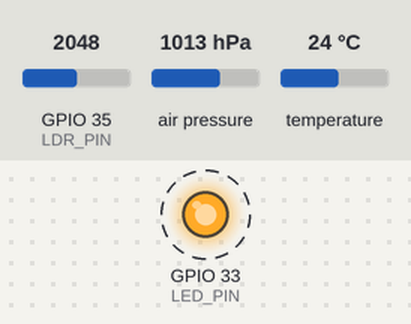
Simulated run of this sketch. Board: ESP32. Parts: output pins drawn as LEDs (lit = HIGH). Dashed ring = blinking. The test bench sets the inputs (shaded band); at power-on: GPIO 35 (LDR_PIN) = 2048, air pressure 1013 hPa, temperature 24 °C. Storage starts empty; what the sketch prints to the serial monitor is not drawn.

Above: at 0.5 s.
Timing chart, 0 to 4.6 s (numbered marks = the images above):
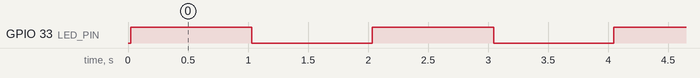

The sketch:

SD.ino
```cpp
#include "FS.h"
#include "SD.h"
#include "SPI.h"
#include "Adafruit_BMP280.h"

#define LED_PIN 33
#define LDR_PIN 35


File readings;
Adafruit_BMP280 bmp;
char recorder [80];

void setup() {

  pinMode(LED_PIN, OUTPUT);
  Serial.begin(115200);
  bmp.begin(0x76);

  if(SD.begin()){
    Serial.println("Card mounted failed");
    return;
  }


}

void loop() {

  sprintf(recorder, "%6.2f, %3.2f, %d",
    bmp.readPressure(),
    bmp.readTemperature(),
    analogRead(LDR_PIN)
  );

  digitalWrite(LED_PIN, HIGH);
    readings = SD.open("/lecturas_sensor.csv", FILE_APPEND);
    readings.println(recorder);
    readings.close();
    Serial.println("Imprimiendo");
    delay(1000);
  digitalWrite(LED_PIN, LOW);

  delay(1000);

}
```

Measured:
- by itself, GPIO 33 (LED_PIN): alternates HIGH for 1.0 s and LOW for 1.0 s
